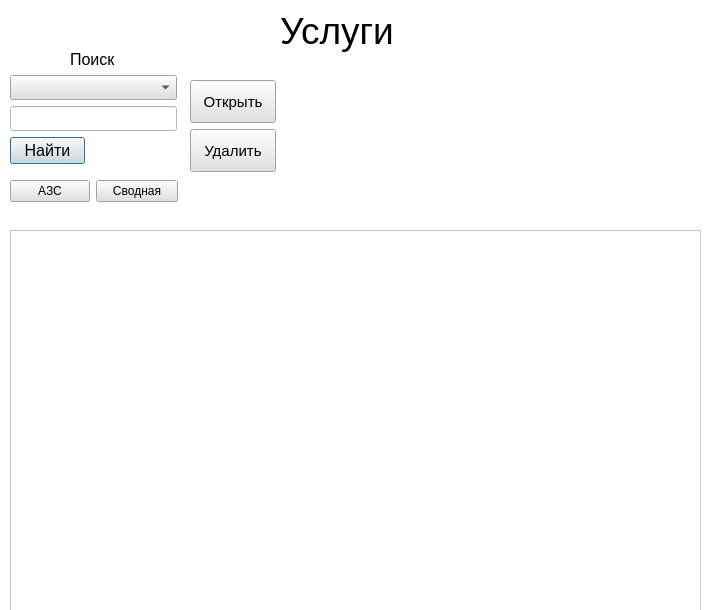
<?xml version="1.0" encoding="UTF-8"?>
<ui version="4.0">
 <class>Dialog</class>
 <widget class="QDialog" name="Dialog">
  <property name="geometry">
   <rect>
    <x>0</x>
    <y>0</y>
    <width>714</width>
    <height>610</height>
   </rect>
  </property>
  <property name="windowTitle">
   <string>Dialog</string>
  </property>
  <property name="styleSheet">
   <string notr="true">background-color: rgb(255, 255, 255)</string>
  </property>
  <widget class="QLineEdit" name="leFind">
   <property name="enabled">
    <bool>true</bool>
   </property>
   <property name="geometry">
    <rect>
     <x>10</x>
     <y>106</y>
     <width>167</width>
     <height>25</height>
    </rect>
   </property>
   <property name="sizePolicy">
    <sizepolicy hsizetype="Expanding" vsizetype="Maximum">
     <horstretch>0</horstretch>
     <verstretch>0</verstretch>
    </sizepolicy>
   </property>
   <property name="font">
    <font>
     <pointsize>12</pointsize>
    </font>
   </property>
   <property name="styleSheet">
    <string notr="true">color: rgb(225, 225, 225); </string>
   </property>
   <property name="text">
    <string/>
   </property>
  </widget>
  <widget class="QComboBox" name="cbColNames">
   <property name="geometry">
    <rect>
     <x>10</x>
     <y>75</y>
     <width>167</width>
     <height>25</height>
    </rect>
   </property>
   <property name="sizePolicy">
    <sizepolicy hsizetype="Preferred" vsizetype="Maximum">
     <horstretch>0</horstretch>
     <verstretch>0</verstretch>
    </sizepolicy>
   </property>
   <property name="font">
    <font>
     <pointsize>12</pointsize>
    </font>
   </property>
   <property name="styleSheet">
    <string notr="true">background-color: rgb(225, 225, 225);</string>
   </property>
  </widget>
  <widget class="QPushButton" name="pbFind">
   <property name="geometry">
    <rect>
     <x>10</x>
     <y>137</y>
     <width>75</width>
     <height>27</height>
    </rect>
   </property>
   <property name="font">
    <font>
     <pointsize>12</pointsize>
    </font>
   </property>
   <property name="whatsThis">
    <string>&lt;html&gt;&lt;head/&gt;&lt;body&gt;&lt;p&gt;background-color: rgb(225, 225, 225);&lt;/p&gt;&lt;/body&gt;&lt;/html&gt;</string>
   </property>
   <property name="styleSheet">
    <string notr="true">background-color: rgb(225, 225, 225);</string>
   </property>
   <property name="text">
    <string>Найти</string>
   </property>
  </widget>
  <widget class="QWidget" name="layoutWidget_2">
   <property name="geometry">
    <rect>
     <x>190</x>
     <y>80</y>
     <width>86</width>
     <height>92</height>
    </rect>
   </property>
   <layout class="QVBoxLayout" name="verticalLayout">
    <item>
     <widget class="QPushButton" name="pbOpen">
      <property name="sizePolicy">
       <sizepolicy hsizetype="Expanding" vsizetype="Expanding">
        <horstretch>0</horstretch>
        <verstretch>0</verstretch>
       </sizepolicy>
      </property>
      <property name="font">
       <font>
        <pointsize>11</pointsize>
       </font>
      </property>
      <property name="mouseTracking">
       <bool>false</bool>
      </property>
      <property name="tabletTracking">
       <bool>false</bool>
      </property>
      <property name="styleSheet">
       <string notr="true">background-color: rgb(225, 225, 225);</string>
      </property>
      <property name="inputMethodHints">
       <set>Qt::ImhNone</set>
      </property>
      <property name="text">
       <string>Открыть</string>
      </property>
      <property name="autoDefault">
       <bool>false</bool>
      </property>
     </widget>
    </item>
    <item>
     <widget class="QPushButton" name="pbDelete">
      <property name="sizePolicy">
       <sizepolicy hsizetype="Expanding" vsizetype="Expanding">
        <horstretch>0</horstretch>
        <verstretch>0</verstretch>
       </sizepolicy>
      </property>
      <property name="font">
       <font>
        <pointsize>11</pointsize>
       </font>
      </property>
      <property name="mouseTracking">
       <bool>false</bool>
      </property>
      <property name="tabletTracking">
       <bool>false</bool>
      </property>
      <property name="styleSheet">
       <string notr="true">background-color: rgb(225, 225, 225);</string>
      </property>
      <property name="inputMethodHints">
       <set>Qt::ImhNone</set>
      </property>
      <property name="text">
       <string>Удалить</string>
      </property>
      <property name="autoDefault">
       <bool>false</bool>
      </property>
     </widget>
    </item>
   </layout>
  </widget>
  <widget class="QLabel" name="label_8">
   <property name="geometry">
    <rect>
     <x>70</x>
     <y>50</y>
     <width>61</width>
     <height>19</height>
    </rect>
   </property>
   <property name="sizePolicy">
    <sizepolicy hsizetype="Preferred" vsizetype="Preferred">
     <horstretch>3</horstretch>
     <verstretch>2</verstretch>
    </sizepolicy>
   </property>
   <property name="font">
    <font>
     <pointsize>12</pointsize>
    </font>
   </property>
   <property name="styleSheet">
    <string notr="true">color:rgb(0, 0, 0)</string>
   </property>
   <property name="text">
    <string>Поиск</string>
   </property>
  </widget>
  <widget class="QWidget" name="layoutWidget_3">
   <property name="geometry">
    <rect>
     <x>10</x>
     <y>180</y>
     <width>168</width>
     <height>27</height>
    </rect>
   </property>
   <layout class="QFormLayout" name="formLayout">
    <item row="0" column="0">
     <widget class="QPushButton" name="pushButton_1">
      <property name="styleSheet">
       <string notr="true">background-color: rgb(225, 225, 225);</string>
      </property>
      <property name="text">
       <string>АЗС</string>
      </property>
     </widget>
    </item>
    <item row="0" column="1">
     <widget class="QPushButton" name="pushButton_2">
      <property name="styleSheet">
       <string notr="true">background-color: rgb(225, 225, 225);</string>
      </property>
      <property name="text">
       <string>Сводная</string>
      </property>
     </widget>
    </item>
   </layout>
  </widget>
  <widget class="QTableWidget" name="twStaffs">
   <property name="geometry">
    <rect>
     <x>10</x>
     <y>230</y>
     <width>691</width>
     <height>391</height>
    </rect>
   </property>
   <property name="font">
    <font>
     <pointsize>10</pointsize>
    </font>
   </property>
   <property name="styleSheet">
    <string notr="true">color: rgb(0, 0, 0)</string>
   </property>
  </widget>
  <widget class="QLabel" name="label_7">
   <property name="geometry">
    <rect>
     <x>280</x>
     <y>0</y>
     <width>191</width>
     <height>61</height>
    </rect>
   </property>
   <property name="sizePolicy">
    <sizepolicy hsizetype="Preferred" vsizetype="Preferred">
     <horstretch>3</horstretch>
     <verstretch>2</verstretch>
    </sizepolicy>
   </property>
   <property name="font">
    <font>
     <pointsize>28</pointsize>
    </font>
   </property>
   <property name="styleSheet">
    <string notr="true">color: rgb(0, 0, 0); font-size:28pt;

</string>
   </property>
   <property name="text">
    <string>Услуги</string>
   </property>
  </widget>
 </widget>
 <resources/>
 <connections/>
</ui>
